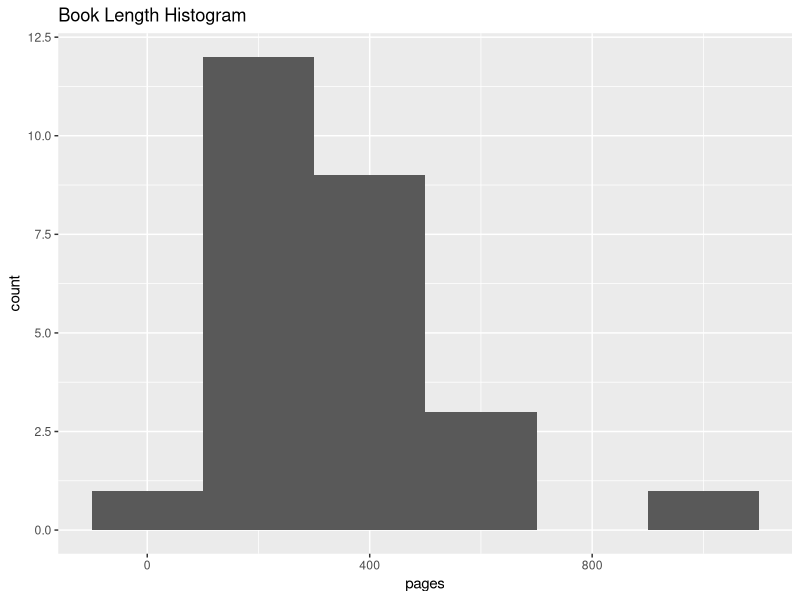
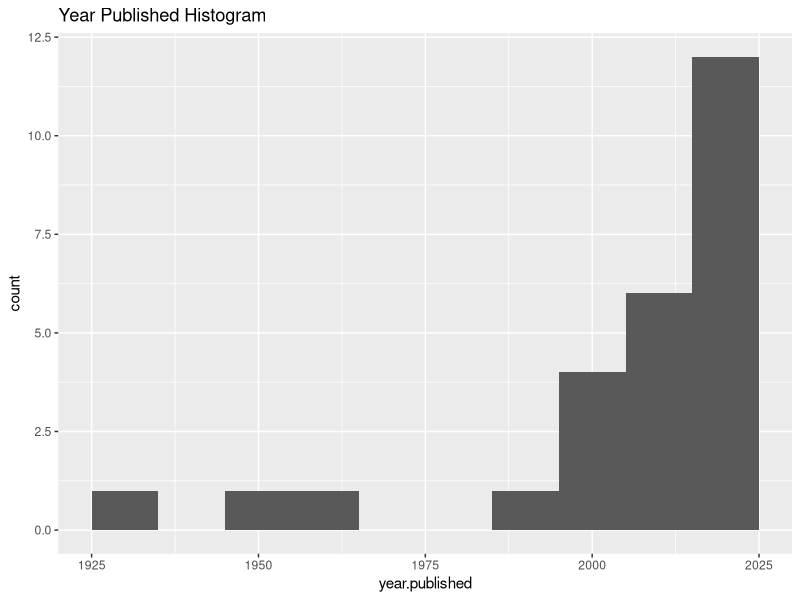
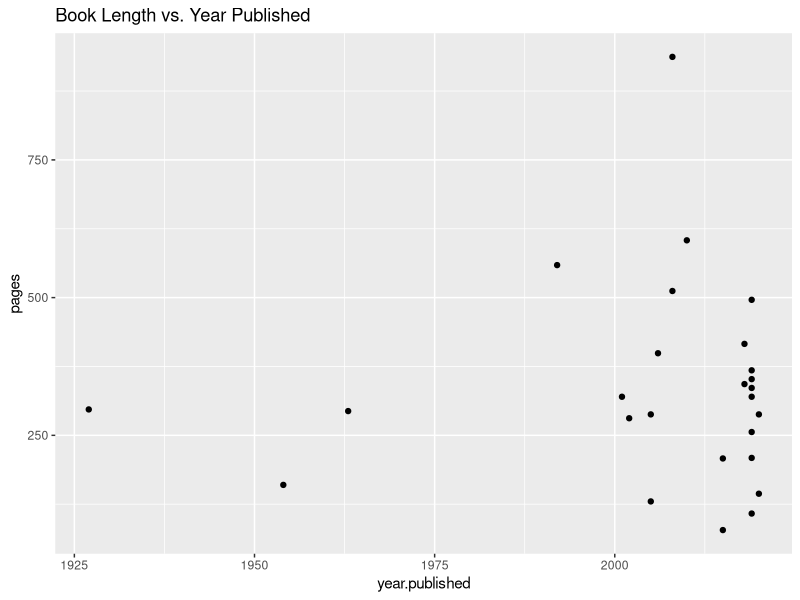
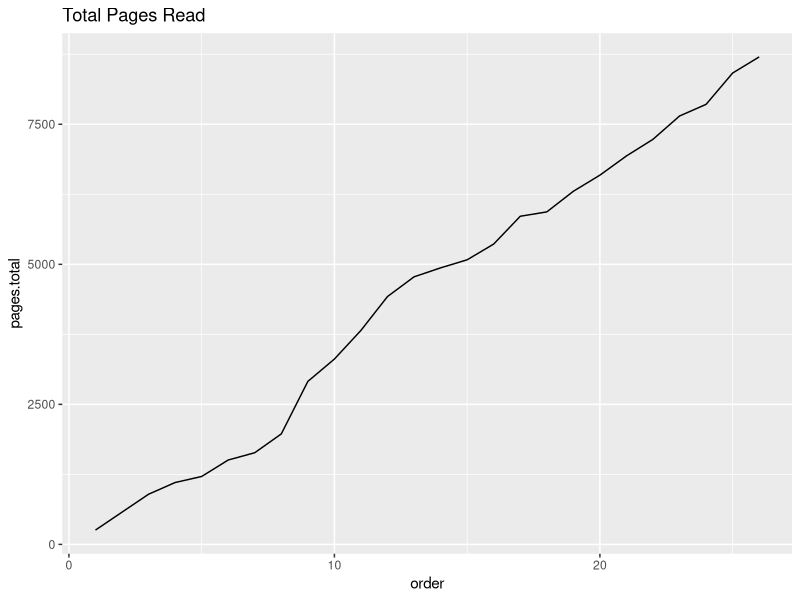
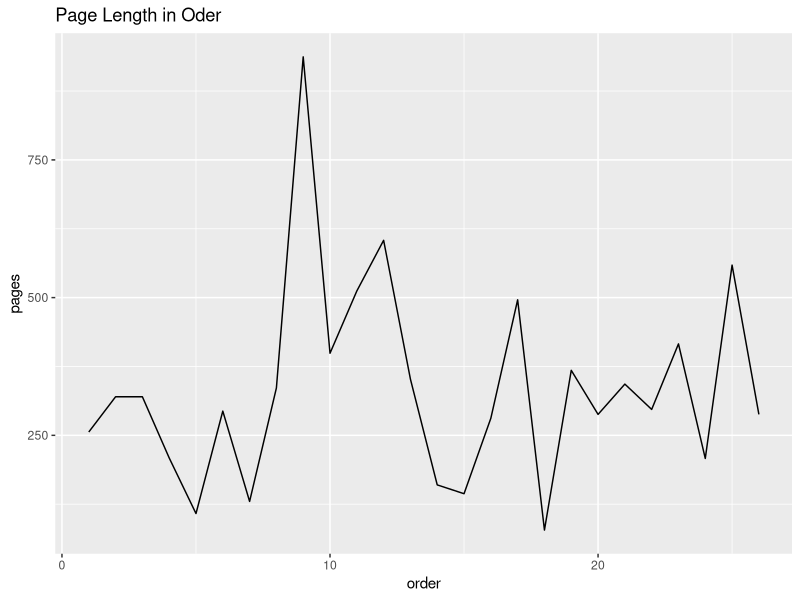
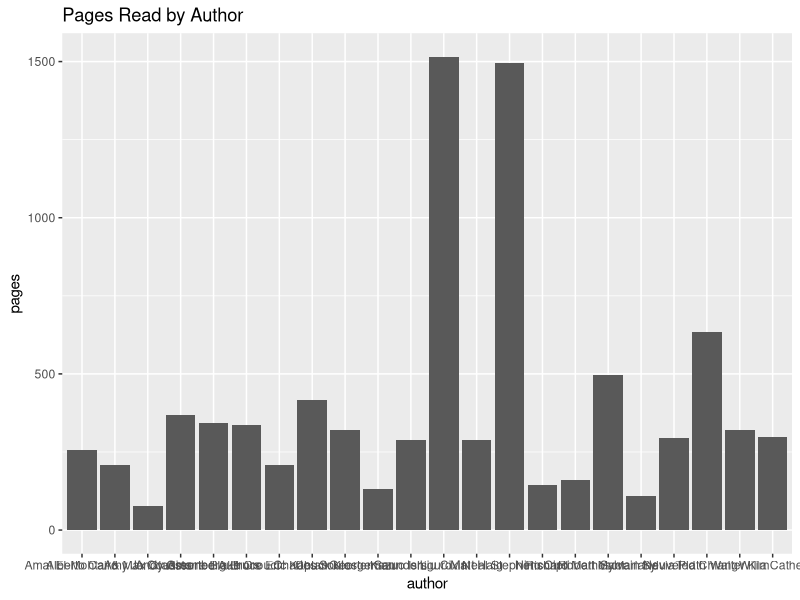
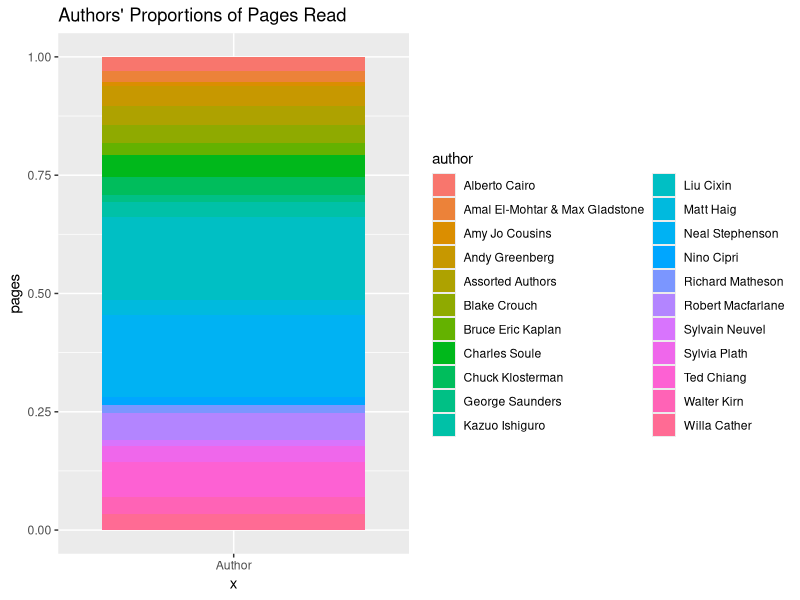
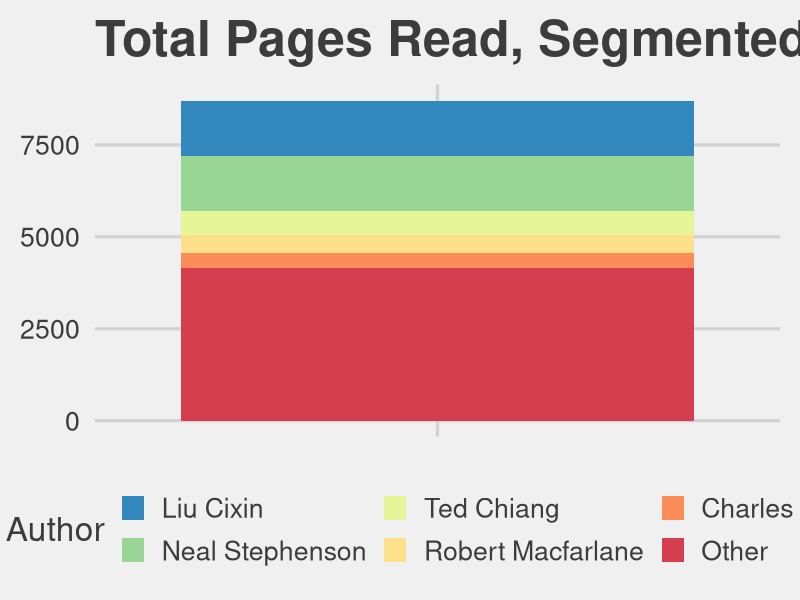

Generate these figures, in order, with R:
# Import libraries
library(ggplot2)
library(RColorBrewer)
library(ggthemes)

# Reading in the data
books <- read.csv("books_read.csv")


# 
# Exploration of the data
# 

# Basic statistics
summary(books)

# Histogram of page length
page_hist <- ggplot(data = books) +
  geom_histogram(mapping = aes(x = pages), binwidth = 200) +
  labs(title = "Book Length Histogram")
print(page_hist)

# Histogram of year published
year_hist <- ggplot(data = books) +
  geom_histogram(mapping = aes(x = year.published), binwidth = 10) +
  labs(title = "Year Published Histogram")
print(year_hist)

# Scatter of page length and year published
len_year_scatter <- ggplot(data = books) +
  geom_point(mapping = aes(x = year.published, y = pages)) +
  labs(title = "Book Length vs. Year Published")
print(len_year_scatter)

# Feature for total number of pages read that year
books[1, "pages.total"] <- books[1, "pages"]
for (i in 2:nrow(books)) {
  books[i, "pages.total"] <- books[i, "pages"] + books[i - 1, "pages.total"]
}

# Total pages read over time
total_pages_line <- ggplot(data = books) +
  geom_line(mapping = aes(x = order, y = pages.total)) +
  labs(title = "Total Pages Read")
print(total_pages_line)

# Pages read in order
pages_line <- ggplot(data = books) +
  geom_line(mapping = aes(x = order, y = pages)) +
  labs(title = "Page Length in Oder")
print(pages_line)


# Pages per author
pages_bar <- ggplot(data = books) +
  geom_bar(mapping = aes(x = author, y = pages), stat = "identity") +
  labs(title = "Pages Read by Author")
print(pages_bar)

# Percent of pages done by each author
author_bar <- ggplot(data = books) +
  geom_bar(mapping = aes(x = "Author", y = pages, fill = author),
           stat = "identity",
           position = "fill") +
  labs(title = "Authors' Proportions of Pages Read")
print(author_bar)


# 
# Final Plots
# 

# Simplified percent of pages done by each author
author_pages <- aggregate(pages ~ author, books, sum)
author_pages <- author_pages[order(author_pages$pages, decreasing = TRUE), ]
rownames(author_pages) <- 1:nrow(author_pages)
simp_author_pages <- author_pages[1:5, ]
simp_author_pages[6, "author"] <- "Other"
simp_author_pages[6, "pages"] <- sum(author_pages[6:nrow(author_pages), "pages"])
simp_author_pages$author <- factor(simp_author_pages$author, levels = simp_author_pages$author)
simp_author_bar <- ggplot(data = simp_author_pages) +
  theme_fivethirtyeight(base_size = 24) +
  geom_bar(mapping = aes(x = "", y = pages, fill = author),
           stat = "identity") +
  labs(title = "Total Pages Read, Segmented by Author",
       y = "Pages Read") +
  scale_fill_manual(name = "Author", values = rev(brewer.pal(6, "Spectral"))) +
  theme(axis.title.x = element_blank(),
        axis.text.x = element_blank(),
        axis.ticks.x = element_blank())
print(simp_author_bar)

# Cleaned up histogram of page length
page_hist_clean <- ggplot(data = books) +
  theme_fivethirtyeight(base_size = 24) +
  geom_histogram(mapping = aes(x = pages, fill = "orange"),
                 binwidth = 200, boundary = 0, closed = "left") +
  scale_x_continuous(breaks = seq(0, 1000, 200)) +
  scale_y_continuous(breaks = seq(0, 18, 3)) +
  labs(title = "Distribution of Book Page Lengths") +
  theme(legend.position = "none")
print(page_hist_clean)
